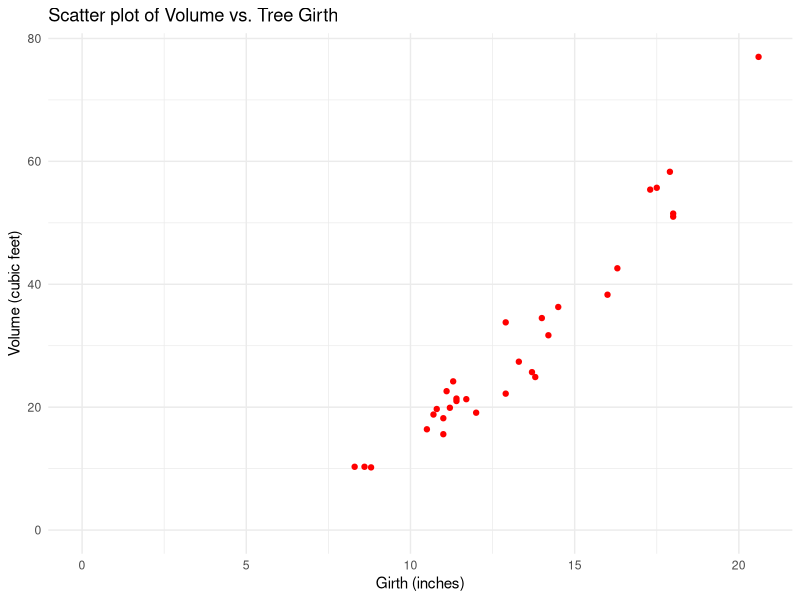

R code for this plot:
## ---- chunk 1
#| label: Load and print data head

data("trees") #Load data

head(trees) #Print first rows of dataset

## ---- chunk 2
#| label: Numerical summary

summary(trees) #Print simple numerical summary of data
## ---- chunk 3
#| label: Scatter plot of data
#| fig.cap: "Scatter plot of Tree Volume against Tree Girth"


#Load the ggplot2 package
library(ggplot2)

#Scatter plot using ggplot2
ggplot(trees, aes(x = Girth, y = Volume)) +
  geom_point(color = "red", shape = 19) + #Solid circle in red
  labs(
    title = "Scatter plot of Volume vs. Tree Girth", #Title
    x = "Girth (inches)",  #x-label
    y = "Volume (cubic feet)"  #y-label
  ) +
  scale_x_continuous(limits = c(0, max(trees$Girth))) + #Begin x-axis at 0
  scale_y_continuous(limits = c(0, max(trees$Volume))) + #Begin y-axis at 0
  theme_minimal() #Set theme


